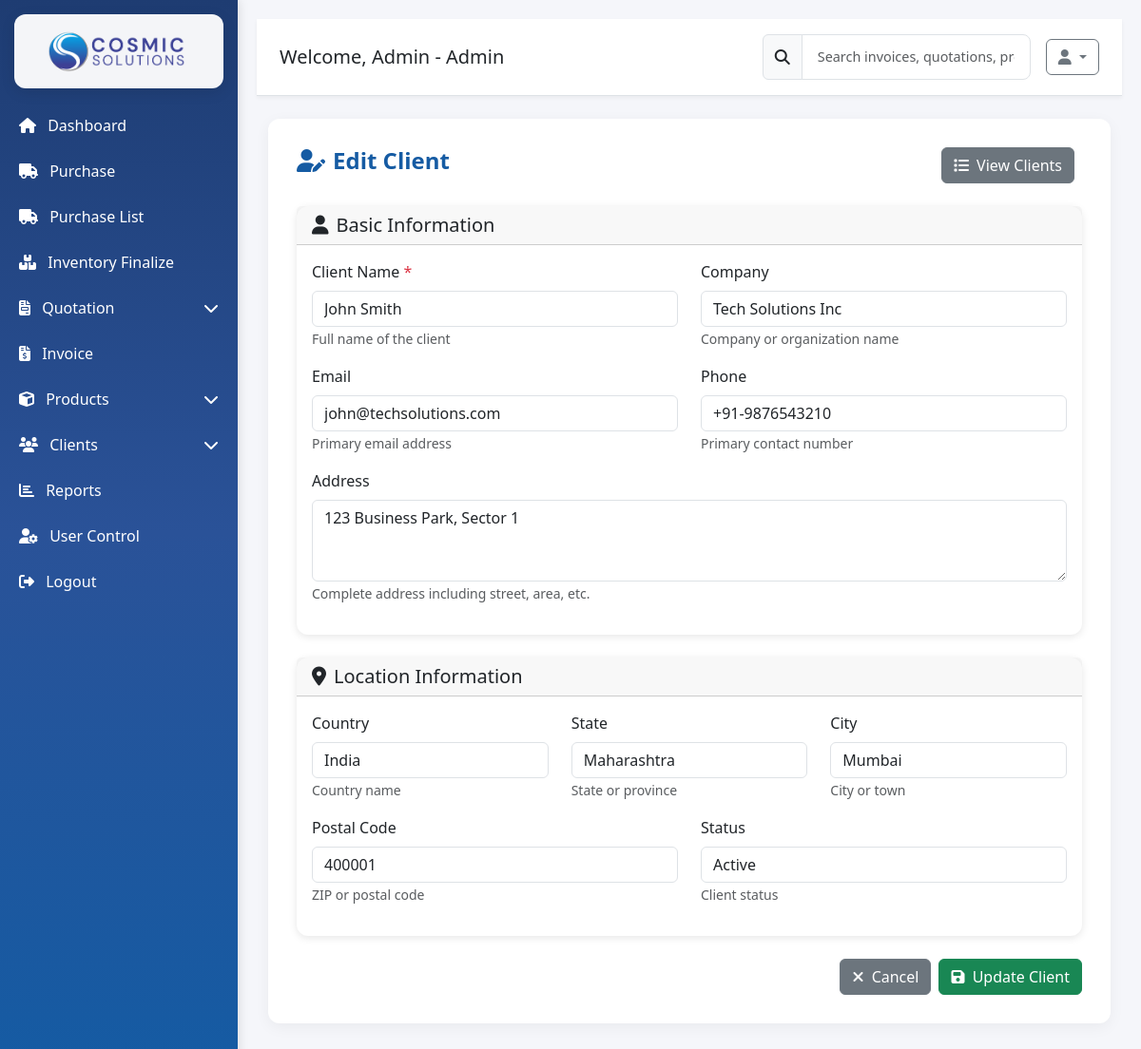
The app's page /client_edit.php?id=1 (signed in) with its own data.
### tables this page shows
CREATE TABLE IF NOT EXISTS clients (
    client_id INT AUTO_INCREMENT PRIMARY KEY,
    client_name VARCHAR(255) NOT NULL,
    company VARCHAR(255),
    email VARCHAR(255),
    phone VARCHAR(50),
    address TEXT,
    country VARCHAR(100),
    city VARCHAR(100),
    state VARCHAR(100),
    postal VARCHAR(20),
    status ENUM('Active', 'Inactive') DEFAULT 'Active',
    created_by INT,
    created_at TIMESTAMP DEFAULT CURRENT_TIMESTAMP,
    updated_at TIMESTAMP DEFAULT CURRENT_TIMESTAMP ON UPDATE CURRENT_TIMESTAMP,
    FOREIGN KEY (created_by) REFERENCES users(user_id) ON DELETE SET NULL
);

### client_edit.php (the view, shortened to what this page needs)
<?php
include 'config/db.php';
$client_id = (int)$_GET['id'];
$query = "SELECT * FROM clients WHERE client_id = $client_id";
$result = mysqli_query($conn, $query);
$client = mysqli_fetch_assoc($result);
?>
<!DOCTYPE html>
<html lang="en">
<?php include 'head.php'; ?>
<body>
<?php include 'sidebar.php'; ?>
<div class="main">
    <?php include 'header.php'; ?>
    <div class="container-fluid py-4">
        <div class="form-section">
            <div class="form-header d-flex justify-content-between align-items-center mb-4">
                <h4 class="form-title"><i class="fas fa-user-edit me-2"></i>Edit Client</h4>
                <div>
                    <a href="client_list.php" class="btn btn-secondary me-2">
                        <i class="fas fa-list me-1"></i> View Clients
                    </a>
                </div>
            </div>
            <form action="client_update.php" method="POST">
                <div class="card mb-4">
                    <div class="card-header">
                        <h5 class="mb-0"><i class="fas fa-user me-2"></i>Basic Information</h5>
                    </div>
                    <div class="card-body">
                        <div class="row mb-3">
                            <div class="col-md-6">
                                <label class="form-label">Client Name <span class="text-danger">*</span></label>
                                <input type="text" name="client_name" class="form-control"
                                       value="<?= htmlspecialchars($client['client_name']) ?>" required>
                                <small class="text-muted">Full name of the client</small>
                            </div>
                            <div class="col-md-6">
                                <label class="form-label">Company</label>
                                <input type="text" name="company" class="form-control"
                                       value="<?= htmlspecialchars($client['company']) ?>">
                                <small class="text-muted">Company or organization name</small>
                            </div>
                        </div>
                        <div class="row mb-3">
                            <div class="col-md-6">
                                <label class="form-label">Email</label>
                                <input type="email" name="email" class="form-control"
                                       value="<?= htmlspecialchars($client['email']) ?>">
                                <small class="text-muted">Primary email address</small>
                            </div>
                            <div class="col-md-6">
                                <label class="form-label">Phone</label>
                                <input type="tel" name="phone" class="form-control"
                                       value="<?= htmlspecialchars($client['phone']) ?>">
                                <small class="text-muted">Primary contact number</small>
                            </div>
                        </div>
                        <div class="row mb-3">
                            <div class="col-12">
                                <label class="form-label">Address</label>
                                <textarea name="address" class="form-control" rows="3"><?= htmlspecialchars($client['address']) ?></textarea>
                                <small class="text-muted">Complete address including street, area, etc.</small>
                            </div>
                        </div>
                    </div>
                </div>
                <div class="card mb-4">
                    <div class="card-header">
                        <h5 class="mb-0"><i class="fas fa-map-marker-alt me-2"></i>Location Information</h5>
                    </div>
                    <div class="card-body">
                        <div class="row mb-3">
                            <div class="col-md-4">
                                <label class="form-label">Country</label>
                                <input type="text" name="country" class="form-control"
                                       value="<?= htmlspecialchars($client['country']) ?>">
                                <small class="text-muted">Country name</small>
                            </div>
                            <div class="col-md-4">
                                <label class="form-label">State</label>
                                <input type="text" name="state" class="form-control"
                                       value="<?= htmlspecialchars($client['state']) ?>">
                                <small class="text-muted">State or province</small>
                            </div>
                            <div class="col-md-4">
                                <label class="form-label">City</label>
                                <input type="text" name="city" class="form-control"
                                       value="<?= htmlspecialchars($client['city']) ?>">
                                <small class="text-muted">City or town</small>
                            </div>
                        </div>
                        <div class="row mb-3">
                            <div class="col-md-6">
                                <label class="form-label">Postal Code</label>
                                <input type="text" name="postal" class="form-control"
                                       value="<?= htmlspecialchars($client['postal']) ?>">
                                <small class="text-muted">ZIP or postal code</small>
                            </div>
                            <div class="col-md-6">
                                <label class="form-label">Status</label>
                                <select name="status" class="form-control">
                                    <option value="Active" <?= $client['status'] == 'Active' ? 'selected' : '' ?>>Active</option>
                                </select>
                                <small class="text-muted">Client status</small>
                            </div>
                        </div>
                    </div>
                </div>
                <div class="d-flex justify-content-end gap-2">
                    <a href="client_list.php" class="btn btn-secondary">
                        <i class="fas fa-times me-1"></i> Cancel
                    </a>
                    <button type="submit" class="btn btn-success">
                        <i class="fas fa-save me-1"></i> Update Client
                    </button>
                </div>
            </form>
        </div>
    </div>
</div>
</body>
</html>

### assets/css/style.css (style rules this page uses)
body { font-family: 'Segoe UI', sans-serif; background-color: #f5f6fa; }
.main { margin-left: 250px; padding: 20px; }
.card { border: none; border-radius: 12px; box-shadow: 0 2px 8px rgba(0,0,0,0.1); transition: all 0.3s ease; }
.card h5 { font-weight: 500; }
.form-section { background-color: #fff; padding: 30px; border-radius: 12px; box-shadow: 0 4px 16px rgba(0, 0, 0, 0.05); }
.form-title { font-size: 1.5rem; color: #155ba3; font-weight: 600; }

### records on screen
clients: client_name "John Smith", company "Tech Solutions Inc", email "john@techsolutions.com", phone "+91-9876543210", address "123 Business Park, Sector 1", country "India", state "Maharashtra", city "Mumbai", postal "400001", status "Active"

### other values on screen
$role "Admin"
$name "Admin"
